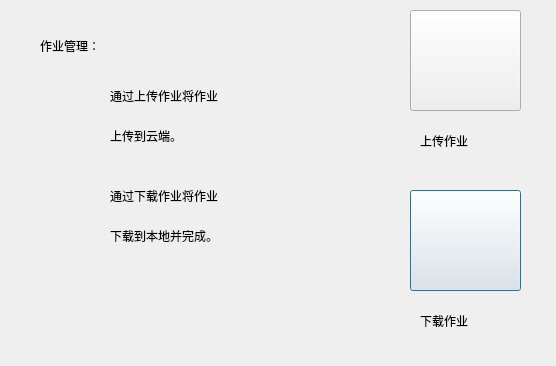
<?xml version="1.0" encoding="UTF-8"?>
<ui version="4.0">
 <class>zuoyeguanli</class>
 <widget class="QDialog" name="zuoyeguanli">
  <property name="geometry">
   <rect>
    <x>0</x>
    <y>0</y>
    <width>556</width>
    <height>366</height>
   </rect>
  </property>
  <property name="windowTitle">
   <string>Dialog</string>
  </property>
  <property name="styleSheet">
   <string notr="true">#zuoyeguanli { 
border-image: url(:/image/99.jpeg); 
} 
#zuoyeguanli * { 
border-image:url(/image/99.jpeg); 
}</string>
  </property>
  <widget class="QPushButton" name="pushButton">
   <property name="geometry">
    <rect>
     <x>410</x>
     <y>190</y>
     <width>111</width>
     <height>101</height>
    </rect>
   </property>
   <property name="cursor">
    <cursorShape>PointingHandCursor</cursorShape>
   </property>
   <property name="styleSheet">
    <string notr="true">font: 75 12pt &quot;造字工房悦圆（非商用）常规体&quot;;
border-image: url(:/image/download.png);</string>
   </property>
   <property name="text">
    <string/>
   </property>
   <property name="iconSize">
    <size>
     <width>110</width>
     <height>116</height>
    </size>
   </property>
  </widget>
  <widget class="QPushButton" name="pushButton_2">
   <property name="geometry">
    <rect>
     <x>410</x>
     <y>10</y>
     <width>111</width>
     <height>101</height>
    </rect>
   </property>
   <property name="cursor">
    <cursorShape>PointingHandCursor</cursorShape>
   </property>
   <property name="styleSheet">
    <string notr="true">font: 75 12pt &quot;造字工房悦圆（非商用）常规体&quot;;
border-image: url(:/image/upload.png);</string>
   </property>
   <property name="text">
    <string/>
   </property>
   <property name="iconSize">
    <size>
     <width>110</width>
     <height>116</height>
    </size>
   </property>
  </widget>
  <widget class="QLabel" name="label">
   <property name="geometry">
    <rect>
     <x>420</x>
     <y>120</y>
     <width>91</width>
     <height>41</height>
    </rect>
   </property>
   <property name="styleSheet">
    <string notr="true">font: 75 16pt &quot;造字工房悦圆（非商用）常规体&quot; rgb(255, 0, 0);</string>
   </property>
   <property name="text">
    <string>上传作业</string>
   </property>
  </widget>
  <widget class="QLabel" name="label_2">
   <property name="geometry">
    <rect>
     <x>420</x>
     <y>300</y>
     <width>101</width>
     <height>41</height>
    </rect>
   </property>
   <property name="styleSheet">
    <string notr="true">font: 16pt &quot;造字工房悦圆（非商用）常规体&quot;;</string>
   </property>
   <property name="text">
    <string>下载作业</string>
   </property>
  </widget>
  <widget class="QLabel" name="label_3">
   <property name="geometry">
    <rect>
     <x>40</x>
     <y>20</y>
     <width>111</width>
     <height>51</height>
    </rect>
   </property>
   <property name="styleSheet">
    <string notr="true">font: 16pt &quot;造字工房悦圆（非商用）常规体&quot;;</string>
   </property>
   <property name="text">
    <string>作业管理：</string>
   </property>
  </widget>
  <widget class="QLabel" name="label_4">
   <property name="geometry">
    <rect>
     <x>110</x>
     <y>70</y>
     <width>141</width>
     <height>51</height>
    </rect>
   </property>
   <property name="styleSheet">
    <string notr="true">font: 12pt &quot;造字工房悦圆（非商用）常规体&quot;;</string>
   </property>
   <property name="text">
    <string>通过上传作业将作业</string>
   </property>
  </widget>
  <widget class="QLabel" name="label_5">
   <property name="geometry">
    <rect>
     <x>110</x>
     <y>110</y>
     <width>131</width>
     <height>51</height>
    </rect>
   </property>
   <property name="styleSheet">
    <string notr="true">font: 12pt &quot;造字工房悦圆（非商用）常规体&quot;;</string>
   </property>
   <property name="text">
    <string>上传到云端。</string>
   </property>
  </widget>
  <widget class="QLabel" name="label_6">
   <property name="geometry">
    <rect>
     <x>110</x>
     <y>170</y>
     <width>151</width>
     <height>51</height>
    </rect>
   </property>
   <property name="styleSheet">
    <string notr="true">font: 12pt &quot;造字工房悦圆（非商用）常规体&quot;;
</string>
   </property>
   <property name="text">
    <string>通过下载作业将作业</string>
   </property>
  </widget>
  <widget class="QLabel" name="label_7">
   <property name="geometry">
    <rect>
     <x>110</x>
     <y>210</y>
     <width>131</width>
     <height>51</height>
    </rect>
   </property>
   <property name="styleSheet">
    <string notr="true">font: 12pt &quot;造字工房悦圆（非商用）常规体&quot;;</string>
   </property>
   <property name="text">
    <string>下载到本地并完成。</string>
   </property>
  </widget>
 </widget>
 <resources/>
 <connections/>
</ui>
